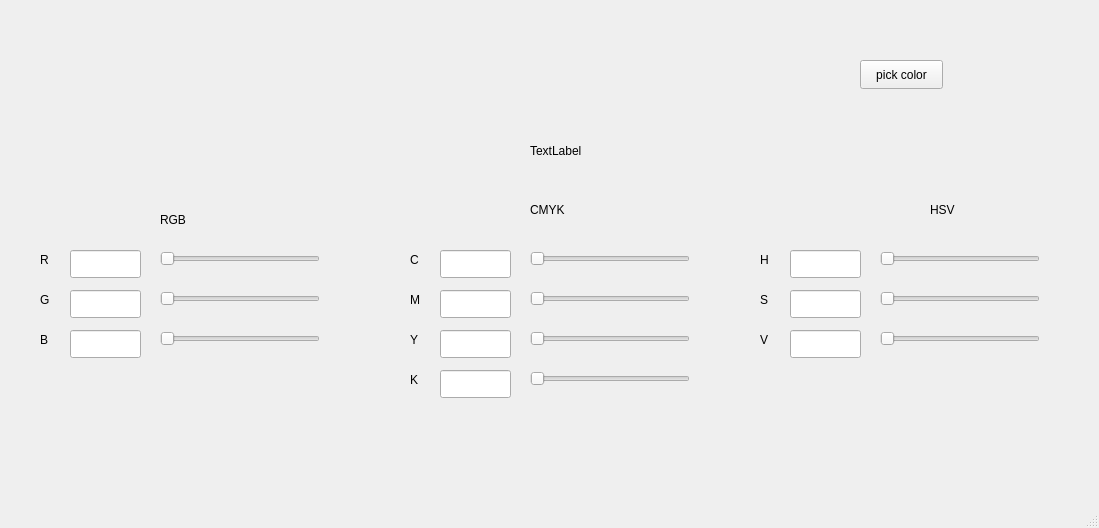
<?xml version="1.0" encoding="UTF-8"?>
<ui version="4.0">
 <class>MainWindow</class>
 <widget class="QMainWindow" name="MainWindow">
  <property name="geometry">
   <rect>
    <x>0</x>
    <y>0</y>
    <width>1099</width>
    <height>528</height>
   </rect>
  </property>
  <property name="windowTitle">
   <string>MainWindow</string>
  </property>
  <widget class="QWidget" name="centralwidget">
   <widget class="QLabel" name="label">
    <property name="geometry">
     <rect>
      <x>440</x>
      <y>20</y>
      <width>241</width>
      <height>101</height>
     </rect>
    </property>
    <property name="text">
     <string/>
    </property>
   </widget>
   <widget class="QLabel" name="label_12">
    <property name="geometry">
     <rect>
      <x>160</x>
      <y>210</y>
      <width>63</width>
      <height>20</height>
     </rect>
    </property>
    <property name="text">
     <string>RGB</string>
    </property>
   </widget>
   <widget class="QLabel" name="label_13">
    <property name="geometry">
     <rect>
      <x>530</x>
      <y>200</y>
      <width>63</width>
      <height>20</height>
     </rect>
    </property>
    <property name="text">
     <string>CMYK</string>
    </property>
   </widget>
   <widget class="QLabel" name="label_14">
    <property name="geometry">
     <rect>
      <x>930</x>
      <y>200</y>
      <width>63</width>
      <height>20</height>
     </rect>
    </property>
    <property name="text">
     <string>HSV</string>
    </property>
   </widget>
   <widget class="QLabel" name="label_15">
    <property name="geometry">
     <rect>
      <x>530</x>
      <y>140</y>
      <width>81</width>
      <height>21</height>
     </rect>
    </property>
    <property name="text">
     <string>TextLabel</string>
    </property>
   </widget>
   <widget class="QSlider" name="horizontalSlider">
    <property name="geometry">
     <rect>
      <x>160</x>
      <y>250</y>
      <width>160</width>
      <height>18</height>
     </rect>
    </property>
    <property name="maximum">
     <number>255</number>
    </property>
    <property name="orientation">
     <enum>Qt::Horizontal</enum>
    </property>
    <property name="tickPosition">
     <enum>QSlider::NoTicks</enum>
    </property>
    <property name="tickInterval">
     <number>1</number>
    </property>
   </widget>
   <widget class="QSlider" name="horizontalSlider_2">
    <property name="geometry">
     <rect>
      <x>160</x>
      <y>290</y>
      <width>160</width>
      <height>18</height>
     </rect>
    </property>
    <property name="maximum">
     <number>255</number>
    </property>
    <property name="orientation">
     <enum>Qt::Horizontal</enum>
    </property>
    <property name="tickPosition">
     <enum>QSlider::NoTicks</enum>
    </property>
    <property name="tickInterval">
     <number>1</number>
    </property>
   </widget>
   <widget class="QSlider" name="horizontalSlider_3">
    <property name="geometry">
     <rect>
      <x>160</x>
      <y>330</y>
      <width>160</width>
      <height>18</height>
     </rect>
    </property>
    <property name="maximum">
     <number>255</number>
    </property>
    <property name="orientation">
     <enum>Qt::Horizontal</enum>
    </property>
    <property name="tickPosition">
     <enum>QSlider::NoTicks</enum>
    </property>
    <property name="tickInterval">
     <number>1</number>
    </property>
   </widget>
   <widget class="QSlider" name="horizontalSlider_4">
    <property name="geometry">
     <rect>
      <x>530</x>
      <y>250</y>
      <width>160</width>
      <height>18</height>
     </rect>
    </property>
    <property name="maximum">
     <number>100</number>
    </property>
    <property name="orientation">
     <enum>Qt::Horizontal</enum>
    </property>
    <property name="tickPosition">
     <enum>QSlider::NoTicks</enum>
    </property>
    <property name="tickInterval">
     <number>1</number>
    </property>
   </widget>
   <widget class="QSlider" name="horizontalSlider_5">
    <property name="geometry">
     <rect>
      <x>530</x>
      <y>290</y>
      <width>160</width>
      <height>18</height>
     </rect>
    </property>
    <property name="maximum">
     <number>100</number>
    </property>
    <property name="orientation">
     <enum>Qt::Horizontal</enum>
    </property>
    <property name="tickPosition">
     <enum>QSlider::NoTicks</enum>
    </property>
    <property name="tickInterval">
     <number>1</number>
    </property>
   </widget>
   <widget class="QSlider" name="horizontalSlider_6">
    <property name="geometry">
     <rect>
      <x>530</x>
      <y>330</y>
      <width>160</width>
      <height>18</height>
     </rect>
    </property>
    <property name="maximum">
     <number>100</number>
    </property>
    <property name="orientation">
     <enum>Qt::Horizontal</enum>
    </property>
    <property name="tickPosition">
     <enum>QSlider::NoTicks</enum>
    </property>
    <property name="tickInterval">
     <number>1</number>
    </property>
   </widget>
   <widget class="QSlider" name="horizontalSlider_7">
    <property name="geometry">
     <rect>
      <x>530</x>
      <y>370</y>
      <width>160</width>
      <height>18</height>
     </rect>
    </property>
    <property name="maximum">
     <number>100</number>
    </property>
    <property name="orientation">
     <enum>Qt::Horizontal</enum>
    </property>
    <property name="tickPosition">
     <enum>QSlider::NoTicks</enum>
    </property>
    <property name="tickInterval">
     <number>1</number>
    </property>
   </widget>
   <widget class="QSlider" name="horizontalSlider_8">
    <property name="geometry">
     <rect>
      <x>880</x>
      <y>250</y>
      <width>160</width>
      <height>18</height>
     </rect>
    </property>
    <property name="maximum">
     <number>360</number>
    </property>
    <property name="orientation">
     <enum>Qt::Horizontal</enum>
    </property>
    <property name="tickPosition">
     <enum>QSlider::NoTicks</enum>
    </property>
    <property name="tickInterval">
     <number>60</number>
    </property>
   </widget>
   <widget class="QSlider" name="horizontalSlider_9">
    <property name="geometry">
     <rect>
      <x>880</x>
      <y>290</y>
      <width>160</width>
      <height>18</height>
     </rect>
    </property>
    <property name="maximum">
     <number>100</number>
    </property>
    <property name="orientation">
     <enum>Qt::Horizontal</enum>
    </property>
    <property name="tickPosition">
     <enum>QSlider::NoTicks</enum>
    </property>
    <property name="tickInterval">
     <number>1</number>
    </property>
   </widget>
   <widget class="QSlider" name="horizontalSlider_10">
    <property name="geometry">
     <rect>
      <x>880</x>
      <y>330</y>
      <width>160</width>
      <height>18</height>
     </rect>
    </property>
    <property name="maximum">
     <number>100</number>
    </property>
    <property name="orientation">
     <enum>Qt::Horizontal</enum>
    </property>
    <property name="tickPosition">
     <enum>QSlider::NoTicks</enum>
    </property>
    <property name="tickInterval">
     <number>1</number>
    </property>
   </widget>
   <widget class="QLineEdit" name="lineEdit">
    <property name="geometry">
     <rect>
      <x>70</x>
      <y>250</y>
      <width>71</width>
      <height>28</height>
     </rect>
    </property>
   </widget>
   <widget class="QLineEdit" name="lineEdit_2">
    <property name="geometry">
     <rect>
      <x>70</x>
      <y>290</y>
      <width>71</width>
      <height>28</height>
     </rect>
    </property>
   </widget>
   <widget class="QLineEdit" name="lineEdit_3">
    <property name="geometry">
     <rect>
      <x>70</x>
      <y>330</y>
      <width>71</width>
      <height>28</height>
     </rect>
    </property>
   </widget>
   <widget class="QLineEdit" name="lineEdit_4">
    <property name="geometry">
     <rect>
      <x>440</x>
      <y>250</y>
      <width>71</width>
      <height>28</height>
     </rect>
    </property>
   </widget>
   <widget class="QLineEdit" name="lineEdit_5">
    <property name="geometry">
     <rect>
      <x>440</x>
      <y>290</y>
      <width>71</width>
      <height>28</height>
     </rect>
    </property>
   </widget>
   <widget class="QLineEdit" name="lineEdit_6">
    <property name="geometry">
     <rect>
      <x>440</x>
      <y>330</y>
      <width>71</width>
      <height>28</height>
     </rect>
    </property>
   </widget>
   <widget class="QLineEdit" name="lineEdit_7">
    <property name="geometry">
     <rect>
      <x>440</x>
      <y>370</y>
      <width>71</width>
      <height>28</height>
     </rect>
    </property>
   </widget>
   <widget class="QLineEdit" name="lineEdit_8">
    <property name="geometry">
     <rect>
      <x>790</x>
      <y>250</y>
      <width>71</width>
      <height>28</height>
     </rect>
    </property>
   </widget>
   <widget class="QLineEdit" name="lineEdit_9">
    <property name="geometry">
     <rect>
      <x>790</x>
      <y>290</y>
      <width>71</width>
      <height>28</height>
     </rect>
    </property>
   </widget>
   <widget class="QLineEdit" name="lineEdit_10">
    <property name="geometry">
     <rect>
      <x>790</x>
      <y>330</y>
      <width>71</width>
      <height>28</height>
     </rect>
    </property>
   </widget>
   <widget class="QPushButton" name="pushButton">
    <property name="geometry">
     <rect>
      <x>860</x>
      <y>60</y>
      <width>83</width>
      <height>29</height>
     </rect>
    </property>
    <property name="text">
     <string>pick color</string>
    </property>
   </widget>
   <widget class="QLabel" name="label_2">
    <property name="geometry">
     <rect>
      <x>760</x>
      <y>250</y>
      <width>16</width>
      <height>20</height>
     </rect>
    </property>
    <property name="text">
     <string>H</string>
    </property>
   </widget>
   <widget class="QLabel" name="label_3">
    <property name="geometry">
     <rect>
      <x>760</x>
      <y>290</y>
      <width>21</width>
      <height>20</height>
     </rect>
    </property>
    <property name="text">
     <string>S</string>
    </property>
   </widget>
   <widget class="QLabel" name="label_4">
    <property name="geometry">
     <rect>
      <x>760</x>
      <y>330</y>
      <width>21</width>
      <height>20</height>
     </rect>
    </property>
    <property name="text">
     <string>V</string>
    </property>
   </widget>
   <widget class="QLabel" name="label_5">
    <property name="geometry">
     <rect>
      <x>410</x>
      <y>290</y>
      <width>21</width>
      <height>20</height>
     </rect>
    </property>
    <property name="text">
     <string>M</string>
    </property>
   </widget>
   <widget class="QLabel" name="label_6">
    <property name="geometry">
     <rect>
      <x>410</x>
      <y>330</y>
      <width>21</width>
      <height>20</height>
     </rect>
    </property>
    <property name="text">
     <string>Y</string>
    </property>
   </widget>
   <widget class="QLabel" name="label_7">
    <property name="geometry">
     <rect>
      <x>410</x>
      <y>250</y>
      <width>16</width>
      <height>20</height>
     </rect>
    </property>
    <property name="text">
     <string>C</string>
    </property>
   </widget>
   <widget class="QLabel" name="label_8">
    <property name="geometry">
     <rect>
      <x>410</x>
      <y>370</y>
      <width>21</width>
      <height>20</height>
     </rect>
    </property>
    <property name="text">
     <string>K</string>
    </property>
   </widget>
   <widget class="QLabel" name="label_9">
    <property name="geometry">
     <rect>
      <x>40</x>
      <y>290</y>
      <width>21</width>
      <height>20</height>
     </rect>
    </property>
    <property name="text">
     <string>G</string>
    </property>
   </widget>
   <widget class="QLabel" name="label_10">
    <property name="geometry">
     <rect>
      <x>40</x>
      <y>330</y>
      <width>21</width>
      <height>20</height>
     </rect>
    </property>
    <property name="text">
     <string>B</string>
    </property>
   </widget>
   <widget class="QLabel" name="label_11">
    <property name="geometry">
     <rect>
      <x>40</x>
      <y>250</y>
      <width>16</width>
      <height>20</height>
     </rect>
    </property>
    <property name="text">
     <string>R</string>
    </property>
   </widget>
  </widget>
  <widget class="QMenuBar" name="menubar">
   <property name="geometry">
    <rect>
     <x>0</x>
     <y>0</y>
     <width>1099</width>
     <height>25</height>
    </rect>
   </property>
  </widget>
  <widget class="QStatusBar" name="statusbar"/>
 </widget>
 <resources/>
 <connections/>
</ui>
